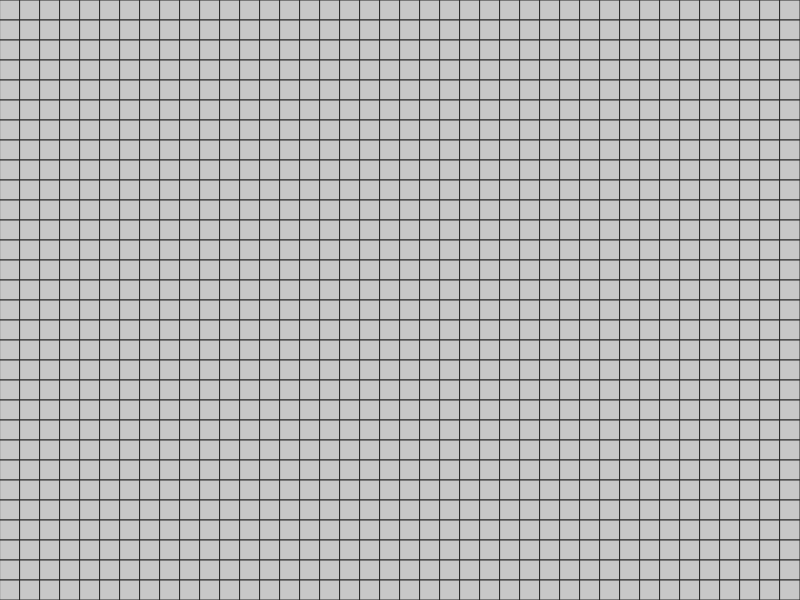
Frame 1 (no input)
Frame 60 (no input): identical to frame 1, image omitted
Frame 120 (the mouse pressed at the canvas centre since frame 60): identical to frame 1, image omitted

The p5.js sketch that drew this single still picture (run headless with seeded random() and noise() and a simulated clock; from frame 60 on, the mouse is pressed at the canvas centre):

// p5.js sketch
// ── sketch.js
// --- CONFIGURAÇÕES GLOBAIS ---

// Dimensões do grid (quantidade de células)
const COLS = 40;
const ROWS = 30;

// Tamanho da tela em pixels
const CANVAS_WIDTH = 800;
const CANVAS_HEIGHT = 600;

// Variáveis para guardar o tamanho de cada célula
let cellWidth;
let cellHeight;

// A estrutura de dados principal: um array 2D para representar o grid
let grid = [];

// *** ALTERADO: ***
// Por enquanto, teremos apenas um tipo de terreno.
const TERRAIN_DEFAULT = 0;

// --- FUNÇÃO DE SETUP DO P5.JS ---
// É executada apenas uma vez, no início.
function setup() {
  createCanvas(CANVAS_WIDTH, CANVAS_HEIGHT);

  // Calcula o tamanho de cada célula
  cellWidth = CANVAS_WIDTH / COLS;
  cellHeight = CANVAS_HEIGHT / ROWS;

  // *** ALTERADO: ***
  // Chamamos a nova função que cria um grid uniforme.
  initializeGrid();
}

// --- FUNÇÃO DE DRAW DO P5.JS ---
// É executada em loop, desenhando cada frame.
function draw() {
  background(51); // Fundo escuro
  
  // Desenha o grid na tela
  drawGrid();
}

// --- FUNÇÃO PARA CRIAR O GRID UNIFORME ---
// *** ALTERADO: Esta função substitui a 'generateRandomMap' ***
function initializeGrid() {
  // Inicializa o array do grid
  grid = new Array(COLS);
  for (let i = 0; i < COLS; i++) {
    grid[i] = new Array(ROWS);
  }

  // Preenche cada célula com o mesmo tipo de terreno
  for (let i = 0; i < COLS; i++) {
    for (let j = 0; j < ROWS; j++) {
      grid[i][j] = TERRAIN_DEFAULT;
    }
  }
}

// --- FUNÇÃO PARA DESENHAR O GRID NA TELA ---
function drawGrid() {
  // Percorre todas as células do grid
  for (let i = 0; i < COLS; i++) {
    for (let j = 0; j < ROWS; j++) {
      
      // *** ALTERADO: ***
      // Definimos uma cor única para todas as células.
      // Um cinza claro é uma boa cor base.
      fill(200); 

      // Mantemos a borda para visualizar a grade
      stroke(40); 
      rect(i * cellWidth, j * cellHeight, cellWidth, cellHeight);
    }
  }
}
